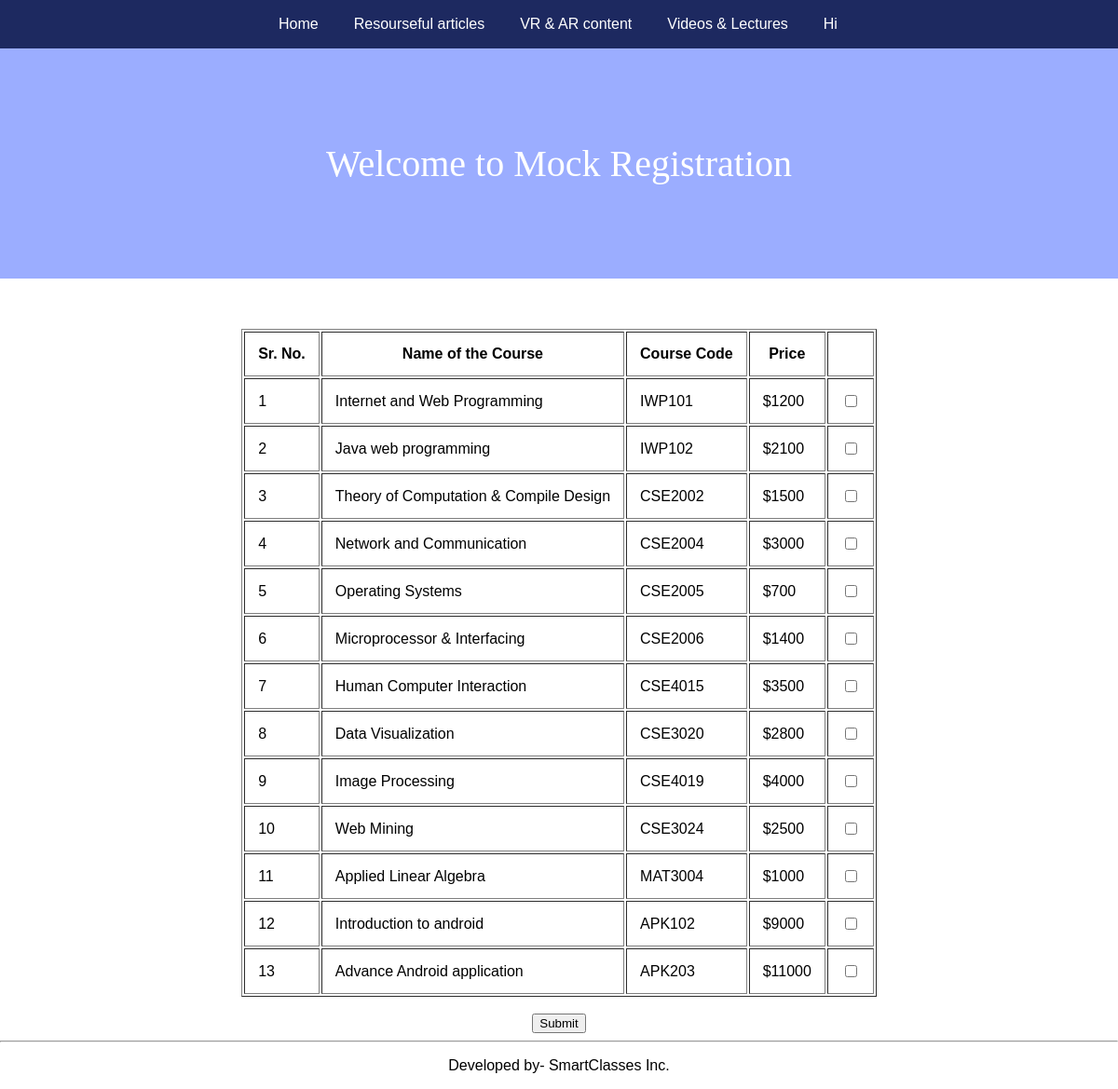
Screenshot of /mock_reg.php with the database file from the repository.
### tables this page shows
CREATE TABLE `course` (
  `courseID` varchar(10) NOT NULL,
  `courseName` varchar(100) NOT NULL,
  `price` int(100) NOT NULL
);

### mock_reg.php (the view, shortened to what this page needs)
<?php
	include("nav.php");
	echo '<div class="course_name_header">Welcome to Mock Registration</div>';
	echo '<br><br><br><center>';
	$sql_course="SELECT * from course";
	$qry_course=mysqli_query($dbconnect,$sql_course);
	$result_course=mysqli_fetch_assoc($qry_course);
?>
	<table border="1" cellpadding="14px" style="font-family: sans-serif;">
		<tr>
			<th>Sr. No.</th>
			<th>Name of the Course</th>
			<th>Course Code</th>
			<th>Price</th>
			<th> </th>
		</tr>
<?php
	$sr=1;
	echo '<form method="post" action="main1.php">';
	$array_course = array();
	do{
		echo "<tr>";
		echo "<td>".$sr++."</td>";
		echo "<td>".$result_course['courseName']."</td>";
		echo "<td>".$result_course['courseID']."</td>";
		echo "<td>$".$result_course['price']."</td>";
		echo '<td><input type="checkbox" id="<?php echo $result_course[\'courseID\']; ?>"
				 value='.$result_course['courseID'].' name="cc[]"></td>';
		echo "</tr>";
		array_push($array_course,$result_course['courseID']);
	}while($result_course=mysqli_fetch_assoc($qry_course));
	echo "</table><br>";
	echo '<input type="submit" value="Submit">';
	echo '<hr>
	<p style="text-align: center;font-family: sans-serif; ">
Developed by-
SmartClasses Inc.
</p>';
?>

### nav.php (style rules this page uses)
.course_name_header { font-family: verdana; font-size: 40px; text-align: center; padding: 100px 10px; margin: 0px; background-color: #9badff; color: white; }

### rows the page displays
course: courseName "Internet and Web Programming", courseID "IWP101", price "1200"
course: courseName "Java web programming", courseID "IWP102", price "2100"
course: courseName "Theory of Computation & Compile Design", courseID "CSE2002", price "1500"
course: courseName "Network and Communication", courseID "CSE2004", price "3000"
course: courseName "Operating Systems", courseID "CSE2005", price "700"
course: courseName "Microprocessor & Interfacing", courseID "CSE2006", price "1400"
course: courseName "Human Computer Interaction", courseID "CSE4015", price "3500"
course: courseName "Data Visualization", courseID "CSE3020", price "2800"
course: courseName "Image Processing", courseID "CSE4019", price "4000"
course: courseName "Web Mining", courseID "CSE3024", price "2500"
course: courseName "Applied Linear Algebra", courseID "MAT3004", price "1000"
course: courseName "Introduction to android", courseID "APK102", price "9000"
course: courseName "Advance Android application", courseID "APK203", price "11000"
